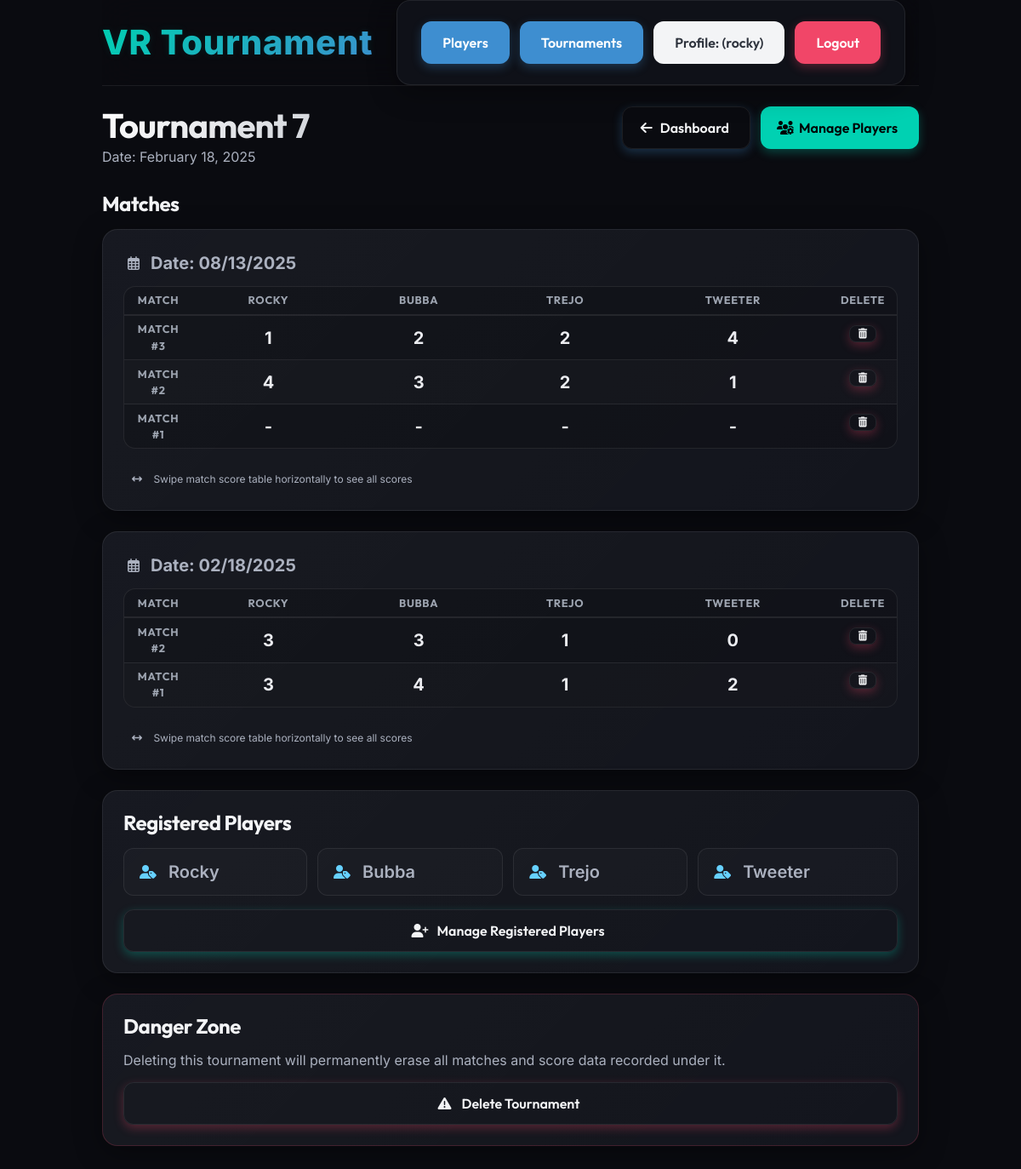
The app's page /tournament/13/ (signed in), older data.
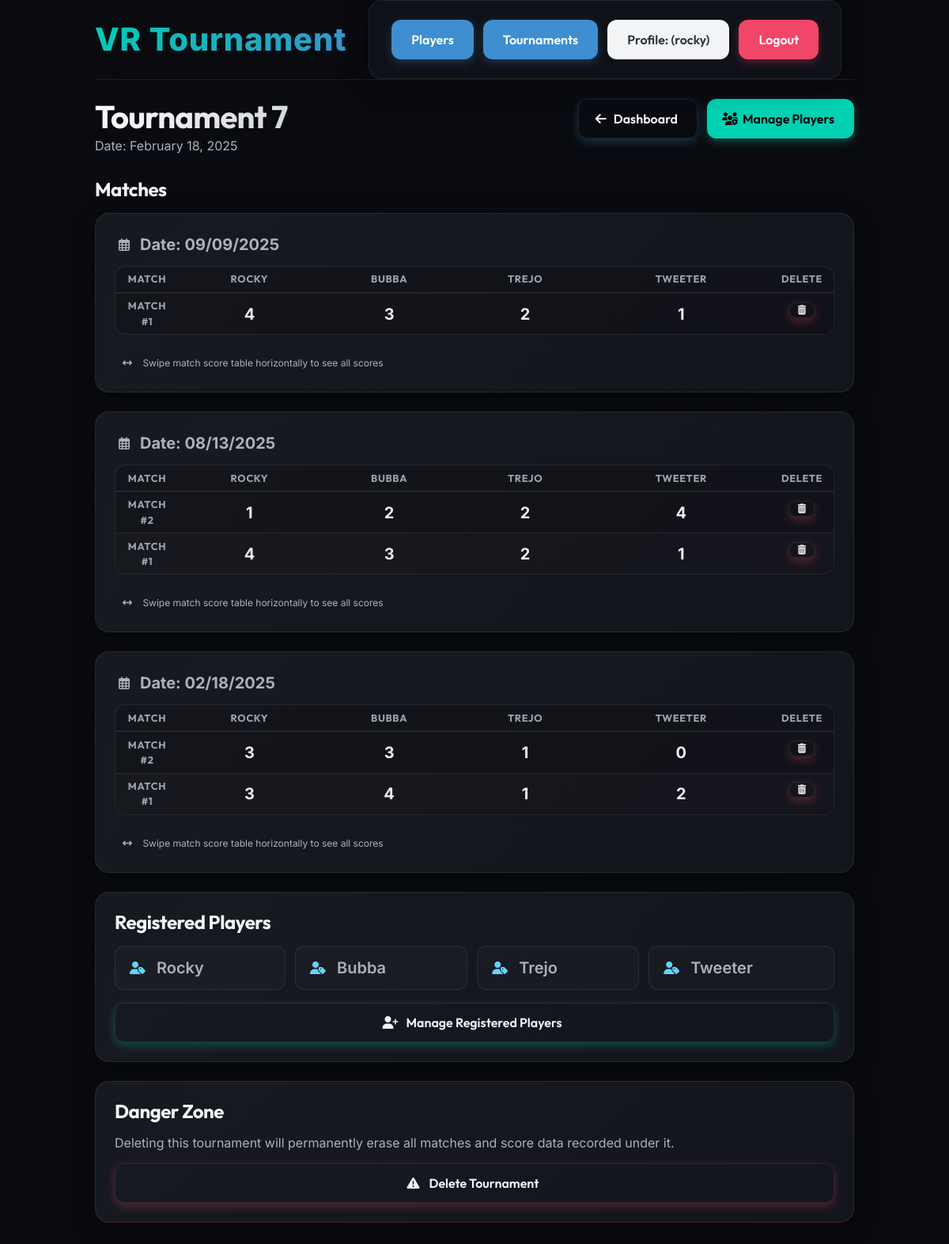
The same page, newer data.
### vr_tournaments/models.py (models this page shows, shortened)
class Tournament(models.Model):
    date = models.DateField(default=timezone.localdate)
    name = models.CharField(max_length=255, blank=True)
    winner = models.CharField(max_length=255, blank=True)
    points_to_win = models.IntegerField(default=0)
    class Meta:
        ordering = ["-date"]

class Match(models.Model):
    tournament = models.ForeignKey(
        Tournament, on_delete=models.CASCADE, related_name="matches"
    )
    date = models.DateField(default=timezone.localdate)
    class Meta:
        ordering = ["-date"]

class Player(models.Model):
    name = models.CharField(max_length=255, unique=True)
    tournaments = models.ManyToManyField(Tournament, related_name="players")

### vr_tournaments/views.py (the view)
# urls.py: path("tournament/<pk>/", views.tournament_detail, name="tournament_detail"),
@login_required
@user_passes_test(is_poweruser)
def tournament_detail(request, pk):
    tournament = Tournament.objects.get(pk=pk)
    registered_players = tournament.players.all()
    matches = tournament.matches.prefetch_related("scores").order_by("-date", "-pk")
    matches_for_template = []
    for match in matches:
        scores_map = {score.player_id: score.score for score in match.scores.all()}
        match.ordered_scores = [scores_map.get(p.id) for p in registered_players]
        matches_for_template.append(match)
    grouped_matches = []
    if matches_for_template:
        for date, match_group in groupby(matches_for_template, key=lambda m: m.date):
            grouped_matches.append((date, list(match_group)))
    return render(
        request,
        "tournament_detail.html",
        {
            "tournament": tournament,
            "registered_players": registered_players,
            "grouped_matches": grouped_matches,
        },
    )

### vr_tournaments/views.py (called while the page is built)
def is_poweruser(user):
    return user.groups.filter(name="powerUser").exists() or user.is_superuser

### vr_tournaments/templates/tournament_detail.html (shortened to what this page needs)
{% extends "base.html" %}
{% load user_tags %}
{% block content %}
    <div class="page-header">
        <div class="page-title-group">
            <h1 class="title is-2 m-0" style="background: linear-gradient(135deg, #fff 0%, var(--text-muted) 100%); -webkit-background-clip: text; -webkit-text-fill-color: transparent;">{{ tournament.name }}</h1>
            <p class="subtitle is-6 mt-1 has-text-grey-light">Date: {{ tournament.date|date:"F d, Y" }}</p>
        </div>
        <div class="buttons">
            <a class="button is-outlined is-info" href="{% url 'index' %}">
                <span class="icon"><i class="fas fa-arrow-left"></i></span>
                <span>Dashboard</span>
            </a>
            {% if user.is_superuser %}
                <a href="{% url 'tournament_registration' tournament.pk %}" class="button is-primary">
                    <span class="icon"><i class="fas fa-users-cog"></i></span>
                    <span>Manage Players</span>
                </a>
            {% endif %}
        </div>
    </div>
    <h2 class="title is-4 mb-4">Matches</h2>
    {% for date, matches_on_date in grouped_matches %}
        <div class="box mb-5 p-4">
            <div class="is-flex is-align-items-center mb-3">
                <span class="icon has-text-cyan mr-2"><i class="far fa-calendar-alt"></i></span>
                <span class="has-text-weight-bold is-size-5">Date: {{ date|date:"m/d/Y" }}</span>
            </div>
            <div class="mobile-scroll-container">
                <table class="table is-fullwidth is-striped is-hoverable has-text-centered">
                    <thead>
                        <tr>
                            <th class="has-text-centered" style="width: 80px;">Match</th>
                            {% for player in registered_players %}
                                <th class="has-text-centered">{{ player.name }}</th>
                            {% endfor %}
                            {% if user.is_superuser %}
                                <th class="has-text-centered" style="width: 80px;">Delete</th>
                            {% endif %}
                        </tr>
                    </thead>
                    <tbody>
                        {% for match in matches_on_date %}
                            <tr>
                                <th class="has-text-centered has-text-cyan">Match #{{ forloop.revcounter }}</th>
                                {% for score in match.ordered_scores %}
                                    <td class="has-text-centered">{{ score|default_if_none:"-" }}</td>
                                {% endfor %}
                                {% if user.is_superuser %}
                                    <td class="has-text-centered">
                                        <form id="form-{{ match.pk }}"
                                              action="{% url 'delete_match' match.pk %}"
                                              method="post">
                                            <button class="button is-danger is-outlined is-small js-modal-trigger"
                                                    style="width: 32px; height: 32px; padding: 0 !important; min-height: unset; border-radius: 8px !important;"
                                                    type="button"
                                                    data-target="delete-modal"
                                                    data-form-id="form-{{ match.pk }}"
                                                    data-modal-title="Delete Match"
                                                    data-modal-body="Are you sure you want to delete this match? This cannot be undone.">
                                                <span class="icon">
                                                    <i class="fas fa-trash-alt"></i>
                                                </span>
                                            </button>
                                        </form>
                                    </td>
                                {% endif %}
                            </tr>
                        {% endfor %}
                    </tbody>
                </table>
            </div>
            <p class="help has-text-grey-light is-size-7 mt-1 px-1">
                <span class="icon mr-1"><i class="fas fa-arrows-left-right"></i></span>
                Swipe match score table horizontally to see all scores
            </p>
        </div>
    {% endfor %}
    <div class="box mb-5">
        <h3 class="title is-4 mb-4">Registered Players</h3>
        <div class="is-flex is-flex-wrap-wrap" style="gap: 12px;">
            {% for player in registered_players %}
                <div class="is-flex is-align-items-center px-4 py-3" style="background: rgba(255,255,255,0.02); border: 1px solid var(--border-glass); border-radius: 12px; min-width: 150px; flex-grow: 1;">
                    <span class="icon has-text-info mr-3"><i class="fas fa-user-tag"></i></span>
                    <span class="has-text-weight-semibold is-size-5">{{ player.name }}</span>
                </div>
            {% empty %}
                <p class="has-text-grey-light w-100 my-2">No players registered. Please register players first.</p>
            {% endfor %}
        </div>
        {% if user.is_superuser %}
            <div class="mt-4">
                <a href="{% url 'tournament_registration' tournament.pk %}" class="button is-primary is-outlined is-fullwidth">
                    <span class="icon mr-2"><i class="fas fa-user-plus"></i></span>
                    Manage Registered Players
                </a>
            </div>
        {% endif %}
    </div>
    {% if user.is_superuser %}
        <div class="box mb-5" style="border-color: rgba(241, 70, 104, 0.2) !important;">
            <h3 class="title is-4 has-text-danger mb-4">Danger Zone</h3>
            <p class="subtitle is-6 has-text-grey-light mb-4">Deleting this tournament will permanently erase all matches and score data recorded under it.</p>
            <form id="delete-tournament-form"
                  action="{% url 'delete_tournament' tournament.pk %}"
                  method="post">
                <button class="button is-danger is-outlined is-fullwidth js-modal-trigger"
                        type="button"
                        data-target="delete-modal"
                        data-form-id="delete-tournament-form"
                        data-modal-title="Delete Tournament"
                        data-modal-body="Are you sure you want to delete this tournament? This action is absolute and cannot be undone.">
                    <span class="icon mr-2"><i class="fas fa-exclamation-triangle"></i></span>
                    Delete Tournament
                </button>
            </form>
        </div>
    {% endif %}
{% endblock content %}

### vr_tournaments/templates/base.html (shortened to what this page needs)
{% load static %}
<!DOCTYPE html>
<html lang="en" data-theme="dark">
    <head>
        <link rel="stylesheet"
              href="https://cdn.jsdelivr.net/npm/bulma@1.0.4/css/bulma.min.css" />
        <link rel="stylesheet" href="{% static 'css/style.css' %}" />
    </head>
    <body>
        <div class="container">
            <nav class="navbar is-transparent"
                 role="navigation"
                 aria-label="main navigation">
                <div class="navbar-brand">
                    <a class="navbar-item" href="{% url 'index' %}">
                        <h1 class="vr-title is-size-2 is-family-sans-serif">VR Tournament</h1>
                    </a>
                </div>
                <div class="navbar-menu  mx-4" id="navMenu">
                    <div class="navbar-end">
                        <div class="navbar-item">
                            <div class="buttons">
                                {% if user.is_authenticated %}
                                    {% if user.is_superuser %}
                                        <a class="button is-info" href="{% url 'players' %}">Players</a>
                                    {% endif %}
                                    <a class="button is-info" href="{% url 'tournaments' %}">Tournaments</a>
                                    <a class="button is-light" href="{% url 'profile' %}">Profile: ({{ user.username }})</a>
                                    <form method="post" action="{% url 'logout' %}" style="display: inline;">
                                        <button type="submit" class="button is-danger">Logout</button>
                                    </form>
                                {% else %}
                                    <a class="button is-success" href="{% url 'login' %}">Login</a>
                                {% endif %}
                            </div>
                        </div>
                    </div>
                </div>
            </nav>
        </div>
        <section class="section">
            <div class="container">
                {% block content %}
                {% endblock content %}
            </div>
        </section>
    </body>
</html>

### vr_tournaments/templates/base.html (style rules this page uses)
.vr-title { background: linear-gradient(135deg, #00d1b2 0%, #3e8ed0 100%); -webkit-background-clip: text; -webkit-text-fill-color: transparent; text-shadow: 0 0 10px rgba(0, 209, 178, 0.1); font-weight: 800 !important; letter-spacing: 0.02em; transition: filter 0.3s ease; }

Row changes from the older to the newer data that the page shows:
removed Match: ordered_scores "-" "-" "-" "-", shown under "08/13/2025"
added Match: date "09/09/2025", ordered_scores "4" "3" "2" "1", Player (name "ROCKY"), Player (name "BUBBA"), Player (name "TREJO"), Player (name "TWEETER")
